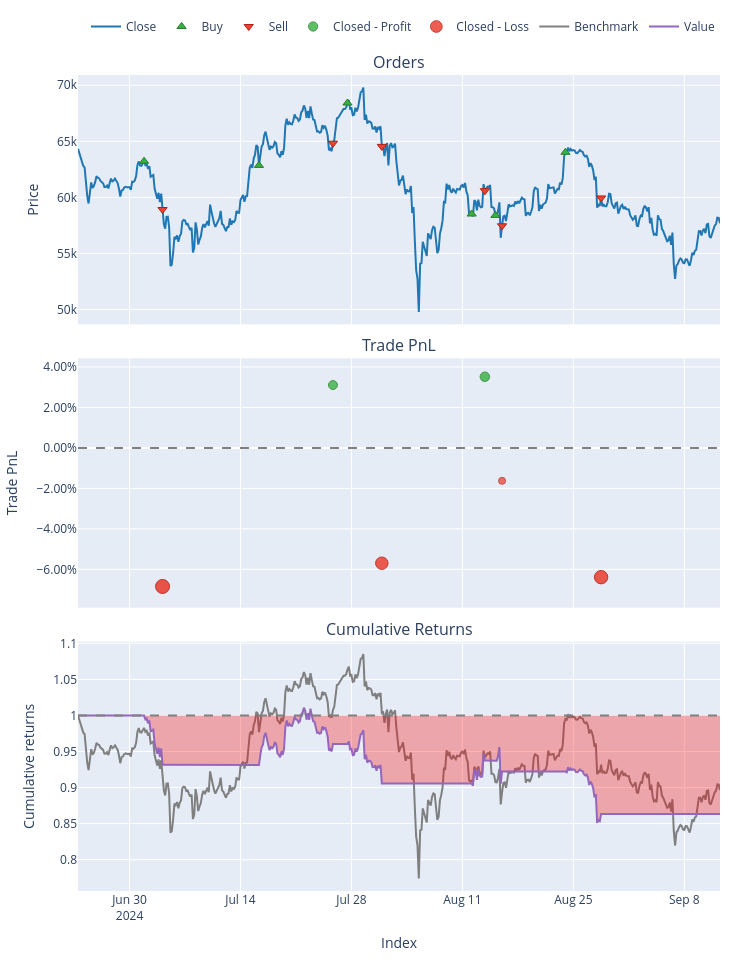
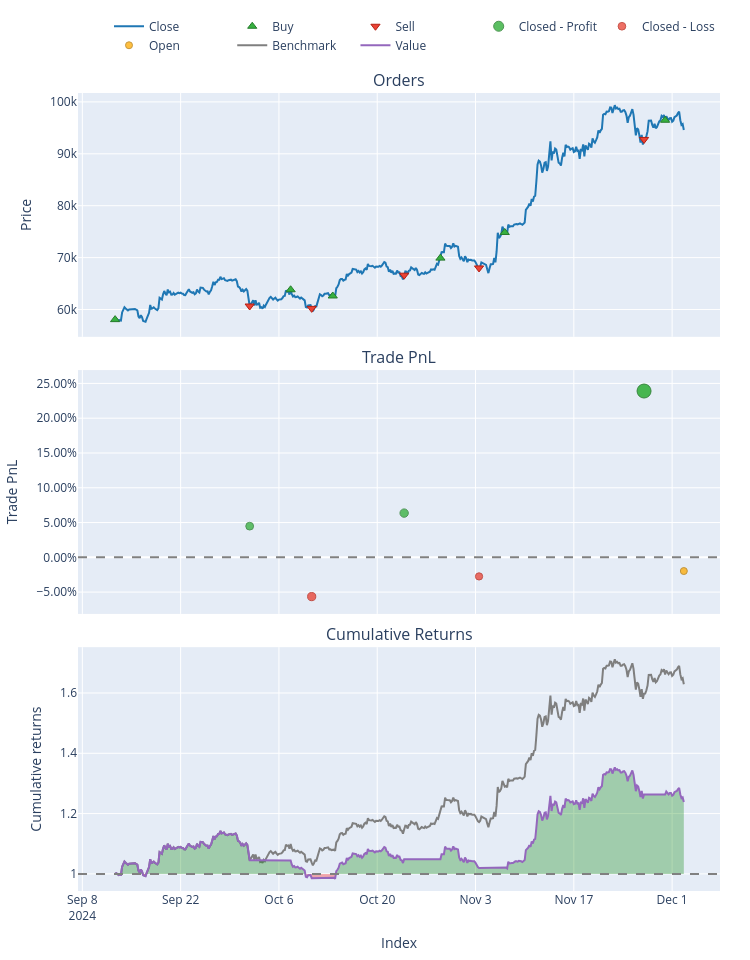
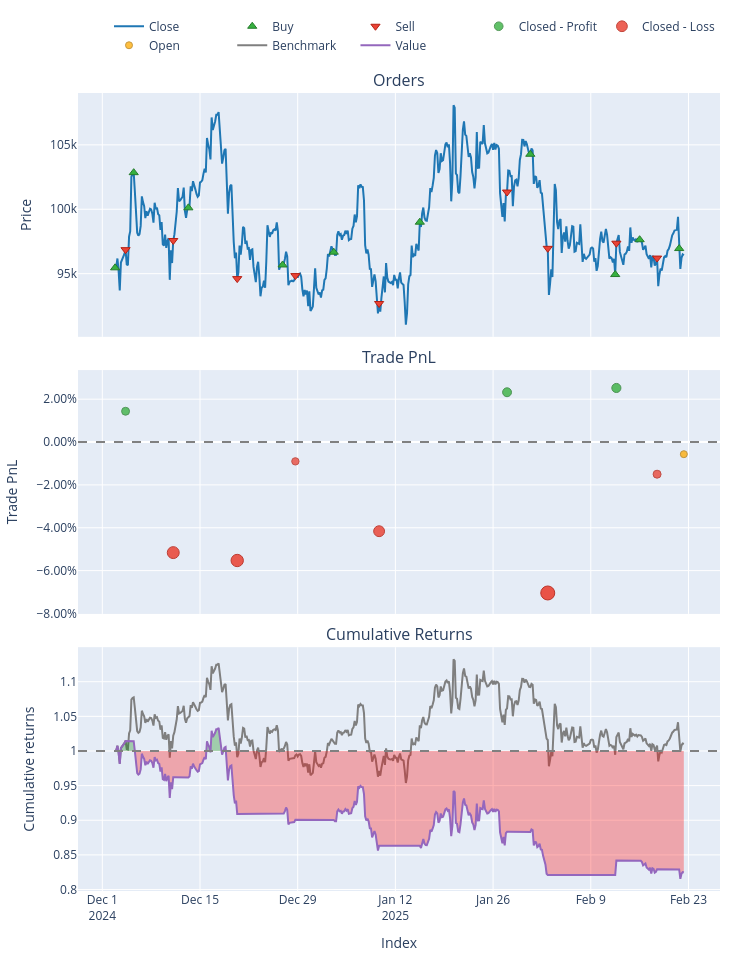

Notebook code cell kept with these figures, in order:
### Markdown cell above
## Part 3: Backtesting & Performance Evaluation

**Objective:**  
Evaluate how well the trained model performs on unseen data, simulating real trades.

**Tasks:**
- Use walk-forward or expanding splits to mimic “live” conditions  
- Convert model predictions to signals ([-1, 0, +1] or buy/sell/hold)  
- Run a simple backtest script or VectorBT for performance metrics  
- Calculate returns, Sharpe ratio, drawdowns, confusion matrix, etc.  
- Visualize results (equity curve, trades, etc.) to judge strategy viability

### Code cell
# THIRD CODE: Final Expanding Walk-Forward with VectorBT
# for a Regime Detection classification approach

import sys
import os
import warnings
from pathlib import Path

# ---------------------------------------------------------------------------
# 1) SET PROJECT ROOT AND UPDATE PATH/WORKING DIRECTORY
# ---------------------------------------------------------------------------
project_root = Path.cwd().parent.parent  # Adjust if your notebook is in notebooks/time_series
sys.path.append(str(project_root))
os.chdir(str(project_root))
warnings.filterwarnings("ignore")

import pandas as pd
import numpy as np
import MetaTrader5 as mt5
import vectorbt as vbt
import joblib

# Our modules
from data.data_loader import get_data_mt5
from features.feature_engineering import add_all_ta_features
from features.labeling_schemes import create_labels_regime_detection  # or define inline


# Sklearn
from sklearn.metrics import accuracy_score

###########################################################
# 1) DATA LOADING & FEATURE ENGINEERING
###########################################################
if not mt5.initialize():
    print("Failed to initialize MT5")
else:
    data = get_data_mt5(symbol="BTCUSD", timeframe=mt5.TIMEFRAME_H4, n_bars=2000, start_pos=0)
    mt5.shutdown()

# 1.1 Add technical features
df = add_all_ta_features(data)

# 1.2 Create regime detection labels
df_lbl = create_labels_regime_detection(df, short_window=20, long_window=50)

# We'll treat 'regime_label' in {-1,0,+1} as a 3-class classification
X = df_lbl.drop(columns=["regime_label", "ma_short", "ma_long"])
y = df_lbl["regime_label"]

# SHIFT from [-1,0,+1] => [0,1,2] for scikit-learn classification
y_shifted = y + 1  # -1->0, 0->1, +1->2

###########################################################
# 2) DEFINING EXPANDING SPLITS
###########################################################
def expanding_walk_forward_splits(X, y, n_splits=3):
    """
    Creates expanding walk-forward folds. For each fold i:
      - Train: [0 : fold_i]
      - Test:  [fold_i : fold_{i+1}]
    The last fold extends to the end.
    """
    n = len(X)
    fold_size = n // (n_splits + 1)
    splits = []
    
    for i in range(n_splits):
        train_end = (i+1) * fold_size
        if i == n_splits - 1:
            test_end = n
        else:
            test_end = (i+2) * fold_size
            if test_end > n:
                test_end = n
        
        X_train_fold = X.iloc[:train_end]
        y_train_fold = y.iloc[:train_end]
        
        X_test_fold = X.iloc[train_end:test_end]
        y_test_fold = y.iloc[train_end:test_end]
        
        splits.append((X_train_fold, y_train_fold, X_test_fold, y_test_fold))
    return splits

folds = expanding_walk_forward_splits(X, y_shifted, n_splits=3)
print(f"Number of folds: {len(folds)}")

###########################################################
# 3) LOAD BEST PIPELINE & RUN EXPANDING WALK-FORWARD
###########################################################
# This pipeline was presumably tuned on SHIFTED classes [0,1,2].
best_pipeline = joblib.load("models/saved_models/best_rf_rd_pipeline.pkl")
print("Loaded best pipeline from 'best_rf_rd_pipeline.pkl'")

fees = 0.0002  # 0.02% transaction cost per trade

fold_results = {}

for i, (X_train_fold, y_train_fold, X_test_fold, y_test_fold) in enumerate(folds, start=1):
    print(f"\n=== Fold {i} ===")
    print(f"Train size: {len(X_train_fold)}, Test size: {len(X_test_fold)}")
    
    # 3.1 Fit the pipeline on SHIFTED labels in this fold's train portion
    best_pipeline.fit(X_train_fold, y_train_fold)
    
    # 3.2 Predict SHIFTED labels on the test portion
    preds_shifted = best_pipeline.predict(X_test_fold)
    
    # 3.3 SHIFT back to [-1,0,+1]
    preds = preds_shifted - 1
    
    # Evaluate accuracy vs. unshifted test labels
    # The test labels are SHIFTED, so let's SHIFT them back
    y_test_fold_unshifted = y_test_fold - 1
    acc = accuracy_score(y_test_fold_unshifted, preds)
    print(f"Fold {i} Accuracy={acc:.2f}")
    
    # Convert predicted classes => signals
    # +1 => buy, -1 => sell, 0 => no position
    signals = preds
    
    # Vectorbt backtest on the test portion
    df_test_fold = df_lbl.loc[X_test_fold.index].copy()
    close_prices = df_test_fold["close"]
    
    if len(signals) < len(close_prices):
        # pad signals if needed
        signals = np.append(signals, [0]*(len(close_prices)-len(signals)))
    signals_s = pd.Series(signals, index=close_prices.index)
    
    pf = vbt.Portfolio.from_signals(
        close_prices,
        entries=signals_s > 0,
        exits=signals_s < 0,
        init_cash=10000,
        freq='4H',
        fees=fees
    )
    
    total_return = pf.total_return()
    sharpe_ratio = pf.sharpe_ratio()
    
    print(f"Fold {i} Return={total_return:.2f}%, Sharpe={sharpe_ratio:.2f}")
    print("\nVectorbt stats for Fold", i)
    print(pf.stats())
    
    # Optional: Plot
    fig = pf.plot()
    fig.show()
    
    # Store results
    fold_results[i] = {
        "Accuracy": acc,
        "TotalReturn": total_return,
        "Sharpe": sharpe_ratio
    }

###########################################################
# 4) PRINT FOLD RESULTS
###########################################################
for i, stats in fold_results.items():
    acc = stats["Accuracy"]
    ret = stats["TotalReturn"]
    sr = stats["Sharpe"]
    print(f"\nFold {i} => ACC={acc:.2f}, Return={ret:.2f}%, Sharpe={sr:.2f}")

### Figure 1 — Plotly figure (JSON) as saved in the notebook; plotly's stock layout.template omitted (floating-point values rounded to 4 significant figures; data arrays with more than 128 entries replaced by an {"elided": "..."} marker saying what was removed)
{"data": [{"legendgroup": "0", "line": {"color": "#1f77b4"}, "name": "Close", "showlegend": true, "type": "scatter", "uid": "e4e7fea5-1611-4a5e-8df6-9e632cb94149", "x": {"elided": "487 str values"}, "xaxis": "x", "y": {"elided": "487 float values"}, "yaxis": "y"}, {"customdata": [[0, 0.1581, 2.0], [2, 0.1482, 1.863], [4, 0.1404, 1.921], [6, 0.1548, 1.811], [8, 0.1605, 1.875], [10, 0.144, 1.844]], "hovertemplate": "Order Id: %{customdata[0]}<br>Timestamp: %{x}<br>Price: %{y}<br>Size: %{customdata[1]:.6f}<br>Fees: %{customdata[2]:.6f}", "legendgroup": "1", "marker": {"color": "#37B13F", "line": {"color": "rgb(38,123,44)", "width": 1}, "size": 8, "symbol": "triangle-up"}, "mode": "markers", "name": "Buy", "type": "scatter", "uid": "b0f1ef19-13c1-497a-bcf6-1ba268caf625", "x": ["2024-07-01T20:00:00", "2024-07-16T08:00:00", "2024-07-27T12:00:00", "2024-08-12T04:00:00", "2024-08-15T04:00:00", "2024-08-24T00:00:00"], "xaxis": "x", "y": [63220.0, 62850.0, 68420.0, 58510.0, 58390.0, 64020.0], "yaxis": "y"}, {"customdata": [[1, 0.1581, 1.863], [3, 0.1482, 1.921], [5, 0.1404, 1.812], [7, 0.1548, 1.876], [9, 0.1605, 1.845], [11, 0.144, 1.727]], "hovertemplate": "Order Id: %{customdata[0]}<br>Timestamp: %{x}<br>Price: %{y}<br>Size: %{customdata[1]:.6f}<br>Fees: %{customdata[2]:.6f}", "legendgroup": "2", "marker": {"color": "#EA4335", "line": {"color": "rgb(181,31,18)", "width": 1}, "size": 8, "symbol": "triangle-down"}, "mode": "markers", "name": "Sell", "type": "scatter", "uid": "adde53fa-f5a7-4fcf-91e3-8d6371aec9f4", "x": ["2024-07-04T04:00:00", "2024-07-25T16:00:00", "2024-07-31T20:00:00", "2024-08-13T20:00:00", "2024-08-16T00:00:00", "2024-08-28T12:00:00"], "xaxis": "x", "y": [58920.0, 64830.0, 64550.0, 60600.0, 57470.0, 59950.0], "yaxis": "y"}, {"customdata": [[1, 1, 289.4, 0.03108], [3, 3, 318.5, 0.03517]], "hovertemplate": "Exit Trade Id: %{customdata[0]}<br>Position Id: %{customdata[1]}<br>Exit Timestamp: %{x}<br>PnL: %{customdata[2]:.6f}<br>Return: %{customdata[3]:.2%}", "legendgroup": "3", "marker": {"color": "#37B13F", "line": {"color": "rgb(38,123,44)", "width": 1}, "opacity": [0.7926, 0.8043], "size": [8.986, 9.535], "symbol": "circle"}, "mode": "markers", "name": "Closed - Profit", "type": "scatter", "uid": "41593ae9-c6c3-4bf8-ac3d-51a7c1b34835", "x": ["2024-07-25T16:00:00", "2024-08-13T20:00:00"], "xaxis": "x2", "y": [0.03108, 0.03517], "yaxis": "y2"}, {"customdata": [[0, 0, -684.5, -0.06847], [2, 2, -547.2, -0.05699], [4, 4, -152.5, -0.01626], [5, 5, -589.2, -0.06389]], "hovertemplate": "Exit Trade Id: %{customdata[0]}<br>Position Id: %{customdata[1]}<br>Exit Timestamp: %{x}<br>PnL: %{customdata[2]:.6f}<br>Return: %{customdata[3]:.2%}", "legendgroup": "4", "marker": {"color": "#EA4335", "line": {"color": "rgb(181,31,18)", "width": 1}, "opacity": [0.9, 0.867, 0.75, 0.8869], "size": [14, 12.46, 7, 13.39], "symbol": "circle"}, "mode": "markers", "name": "Closed - Loss", "type": "scatter", "uid": "9f6e11a4-5d14-401e-b977-d921dad66b7c", "x": ["2024-07-04T04:00:00", "2024-07-31T20:00:00", "2024-08-16T00:00:00", "2024-08-28T12:00:00"], "xaxis": "x2", "y": [-0.06847, -0.05699, -0.01626, -0.06389], "yaxis": "y2"}, {"legendgroup": "5", "line": {"color": "#7f7f7f"}, "name": "Benchmark", "showlegend": true, "type": "scatter", "uid": "1a9bda07-a573-4abb-a2ce-57c0fd88c49c", "x": {"elided": "487 str values"}, "xaxis": "x3", "y": {"elided": "487 float values"}, "yaxis": "y3"}, {"hoverinfo": "skip", "legendgroup": "6", "line": {"color": "rgba(0, 0, 0, 0)", "width": 0}, "opacity": 0, "showlegend": false, "type": "scatter", "uid": "5394b0ba-0a24-4c64-9b52-b123c415b9e2", "x": {"elided": "487 str values"}, "xaxis": "x3", "y": {"elided": "487 int values"}, "yaxis": "y3"}, {"connectgaps": false, "fill": "tonexty", "fillcolor": "rgba(0, 128, 0, 0.3)", "hoverinfo": "skip", "legendgroup": "6", "line": {"color": "rgba(0, 0, 0, 0)", "width": 0}, "opacity": 0, "showlegend": false, "type": "scatter", "uid": "8ec06e98-4ba9-4ee7-8b6d-5c411612a9fd", "x": {"elided": "487 str values"}, "xaxis": "x3", "y": {"elided": "487 float values"}, "yaxis": "y3"}, {"hoverinfo": "skip", "legendgroup": "6", "line": {"color": "rgba(0, 0, 0, 0)", "width": 0}, "opacity": 0, "showlegend": false, "type": "scatter", "uid": "d7574426-a361-4e10-89bb-b09a0f54c286", "x": {"elided": "487 str values"}, "xaxis": "x3", "y": {"elided": "487 int values"}, "yaxis": "y3"}, {"connectgaps": false, "fill": "tonexty", "fillcolor": "rgba(255, 0, 0, 0.3)", "hoverinfo": "skip", "legendgroup": "6", "line": {"color": "rgba(0, 0, 0, 0)", "width": 0}, "opacity": 0, "showlegend": false, "type": "scatter", "uid": "0c7f51f4-4f0f-4d3c-850a-39de59465d9e", "x": {"elided": "487 str values"}, "xaxis": "x3", "y": {"elided": "487 float values"}, "yaxis": "y3"}, {"legendgroup": "7", "line": {"color": "#9467bd"}, "name": "Value", "showlegend": true, "type": "scatter", "uid": "75f83c03-111d-4fbd-9dd0-cf9c3e636953", "x": {"elided": "487 str values"}, "xaxis": "x3", "y": {"elided": "487 float values"}, "yaxis": "y3"}, {"hoverinfo": "skip", "legendgroup": "6", "line": {"color": "rgba(0, 0, 0, 0)", "width": 0}, "opacity": 0, "showlegend": false, "type": "scatter", "uid": "a907501c-edc7-4c9e-ab2c-9c78f830b982", "x": {"elided": "487 str values"}, "xaxis": "x3", "y": {"elided": "487 int values"}, "yaxis": "y3"}], "layout": {"annotations": [{"font": {"size": 16}, "showarrow": false, "text": "Orders", "x": 0.5, "xanchor": "center", "xref": "paper", "y": 1, "yanchor": "bottom", "yref": "paper"}, {"font": {"size": 16}, "showarrow": false, "text": "Trade PnL", "x": 0.5, "xanchor": "center", "xref": "paper", "y": 0.6528, "yanchor": "bottom", "yref": "paper"}, {"font": {"size": 16}, "showarrow": false, "text": "Cumulative Returns", "x": 0.5, "xanchor": "center", "xref": "paper", "y": 0.3056, "yanchor": "bottom", "yref": "paper"}], "height": 960, "legend": {"orientation": "h", "traceorder": "normal", "x": 1, "xanchor": "right", "y": 1.042, "yanchor": "bottom"}, "margin": {"b": 30, "l": 30, "r": 30, "t": 30}, "shapes": [{"line": {"color": "gray", "dash": "dash"}, "type": "line", "x0": 0, "x1": 1, "xref": "paper", "y0": 0, "y1": 0, "yref": "y2"}, {"line": {"color": "gray", "dash": "dash"}, "type": "line", "x0": 0, "x1": 1, "xref": "paper", "y0": 1, "y1": 1, "yref": "y3"}], "showlegend": true, "width": 750, "xaxis": {"anchor": "y", "domain": [0, 1], "matches": "x3", "showticklabels": false}, "xaxis2": {"anchor": "y2", "domain": [0, 1], "matches": "x3", "showticklabels": false}, "xaxis3": {"anchor": "y3", "domain": [0, 1], "title": {"text": "Index"}}, "yaxis": {"anchor": "x", "domain": [0.6944, 1], "title": {"text": "Price"}}, "yaxis2": {"anchor": "x2", "domain": [0.3472, 0.6528], "tickformat": ".2%", "title": {"text": "Trade PnL"}}, "yaxis3": {"anchor": "x3", "domain": [0, 0.3056], "title": {"text": "Cumulative returns"}}}}

### Figure 2 — Plotly figure (JSON) as saved in the notebook; plotly's stock layout.template omitted (floating-point values rounded to 4 significant figures; data arrays with more than 128 entries replaced by an {"elided": "..."} marker saying what was removed)
{"data": [{"legendgroup": "0", "line": {"color": "#1f77b4"}, "name": "Close", "showlegend": true, "type": "scatter", "uid": "81b1c412-871d-4f6e-81d4-5cb191de363d", "x": {"elided": "487 str values"}, "xaxis": "x", "y": {"elided": "487 float values"}, "yaxis": "y"}, {"customdata": [[0, 0.1722, 2.0], [2, 0.1637, 2.089], [4, 0.1574, 1.971], [6, 0.15, 2.096], [8, 0.1362, 2.039], [10, 0.1309, 2.526]], "hovertemplate": "Order Id: %{customdata[0]}<br>Timestamp: %{x}<br>Price: %{y}<br>Size: %{customdata[1]:.6f}<br>Fees: %{customdata[2]:.6f}", "legendgroup": "1", "marker": {"color": "#37B13F", "line": {"color": "rgb(38,123,44)", "width": 1}, "size": 8, "symbol": "triangle-up"}, "mode": "markers", "name": "Buy", "type": "scatter", "uid": "1aa04d61-1505-476f-ab42-eab6d85669e5", "x": ["2024-09-12T16:00:00", "2024-10-07T16:00:00", "2024-10-13T16:00:00", "2024-10-29T00:00:00", "2024-11-07T04:00:00", "2024-11-30T00:00:00"], "xaxis": "x", "y": [58050.0, 63800.0, 62610.0, 69900.0, 74840.0, 96460.0], "yaxis": "y"}, {"customdata": [[1, 0.1722, 2.09], [3, 0.1637, 1.972], [5, 0.1574, 2.097], [7, 0.15, 2.04], [9, 0.1362, 2.527]], "hovertemplate": "Order Id: %{customdata[0]}<br>Timestamp: %{x}<br>Price: %{y}<br>Size: %{customdata[1]:.6f}<br>Fees: %{customdata[2]:.6f}", "legendgroup": "2", "marker": {"color": "#EA4335", "line": {"color": "rgb(181,31,18)", "width": 1}, "size": 8, "symbol": "triangle-down"}, "mode": "markers", "name": "Sell", "type": "scatter", "uid": "bdfccec0-36fa-45ef-9cf4-e5973dee5667", "x": ["2024-10-01T20:00:00", "2024-10-10T16:00:00", "2024-10-23T20:00:00", "2024-11-03T12:00:00", "2024-11-27T00:00:00"], "xaxis": "x", "y": [60680.0, 60220.0, 66610.0, 68010.0, 92770.0], "yaxis": "y"}, {"customdata": [[0, 0, 448.0, 0.04481], [2, 2, 626.5, 0.06357], [4, 4, 2437.0, 0.2391]], "hovertemplate": "Exit Trade Id: %{customdata[0]}<br>Position Id: %{customdata[1]}<br>Exit Timestamp: %{x}<br>PnL: %{customdata[2]:.6f}<br>Return: %{customdata[3]:.2%}", "legendgroup": "3", "marker": {"color": "#37B13F", "line": {"color": "rgb(38,123,44)", "width": 1}, "opacity": [0.7671, 0.78, 0.9], "size": [7.8, 8.399, 14], "symbol": "circle"}, "mode": "markers", "name": "Closed - Profit", "type": "scatter", "uid": "cbf896d1-f514-49e6-9178-deb9cff498e1", "x": ["2024-10-01T20:00:00", "2024-10-23T20:00:00", "2024-11-27T00:00:00"], "xaxis": "x2", "y": [0.04481, 0.06357, 0.2391], "yaxis": "y2"}, {"customdata": [[1, 1, -590.1, -0.05649], [3, 3, -287.7, -0.02745]], "hovertemplate": "Exit Trade Id: %{customdata[0]}<br>Position Id: %{customdata[1]}<br>Exit Timestamp: %{x}<br>PnL: %{customdata[2]:.6f}<br>Return: %{customdata[3]:.2%}", "legendgroup": "4", "marker": {"color": "#EA4335", "line": {"color": "rgb(181,31,18)", "width": 1}, "opacity": [0.7751, 0.7553], "size": [8.173, 7.246], "symbol": "circle"}, "mode": "markers", "name": "Closed - Loss", "type": "scatter", "uid": "a09877d0-20cd-4967-9926-899d3460d961", "x": ["2024-10-10T16:00:00", "2024-11-03T12:00:00"], "xaxis": "x2", "y": [-0.05649, -0.02745], "yaxis": "y2"}, {"customdata": [[5, 5, -249.3, -0.01973]], "hovertemplate": "Exit Trade Id: %{customdata[0]}<br>Position Id: %{customdata[1]}<br>Exit Timestamp: %{x}<br>PnL: %{customdata[2]:.6f}<br>Return: %{customdata[3]:.2%}", "legendgroup": "5", "marker": {"color": "#FFAA00", "line": {"color": "rgb(178,118,0)", "width": 1}, "opacity": [0.75], "size": [7], "symbol": "circle"}, "mode": "markers", "name": "Open", "type": "scatter", "uid": "1732629a-8bfe-47b6-bbf6-389de890326a", "x": ["2024-12-02T16:00:00"], "xaxis": "x2", "y": [-0.01973], "yaxis": "y2"}, {"legendgroup": "6", "line": {"color": "#7f7f7f"}, "name": "Benchmark", "showlegend": true, "type": "scatter", "uid": "7410d4a2-a9c2-43b0-8581-36e7e5c31c4e", "x": {"elided": "487 str values"}, "xaxis": "x3", "y": {"elided": "487 float values"}, "yaxis": "y3"}, {"hoverinfo": "skip", "legendgroup": "7", "line": {"color": "rgba(0, 0, 0, 0)", "width": 0}, "opacity": 0, "showlegend": false, "type": "scatter", "uid": "58ddd57c-a3d6-4529-a5ee-569e124952ec", "x": {"elided": "487 str values"}, "xaxis": "x3", "y": {"elided": "487 int values"}, "yaxis": "y3"}, {"connectgaps": false, "fill": "tonexty", "fillcolor": "rgba(0, 128, 0, 0.3)", "hoverinfo": "skip", "legendgroup": "7", "line": {"color": "rgba(0, 0, 0, 0)", "width": 0}, "opacity": 0, "showlegend": false, "type": "scatter", "uid": "018623f0-cc3a-4fea-b4dc-eee7cb96afaf", "x": {"elided": "487 str values"}, "xaxis": "x3", "y": {"elided": "487 float values"}, "yaxis": "y3"}, {"hoverinfo": "skip", "legendgroup": "7", "line": {"color": "rgba(0, 0, 0, 0)", "width": 0}, "opacity": 0, "showlegend": false, "type": "scatter", "uid": "7d10a64b-4b07-433c-b294-ff461ad50421", "x": {"elided": "487 str values"}, "xaxis": "x3", "y": {"elided": "487 int values"}, "yaxis": "y3"}, {"connectgaps": false, "fill": "tonexty", "fillcolor": "rgba(255, 0, 0, 0.3)", "hoverinfo": "skip", "legendgroup": "7", "line": {"color": "rgba(0, 0, 0, 0)", "width": 0}, "opacity": 0, "showlegend": false, "type": "scatter", "uid": "738ea086-c775-463a-a76c-466640fd4fb6", "x": {"elided": "487 str values"}, "xaxis": "x3", "y": {"elided": "487 float values"}, "yaxis": "y3"}, {"legendgroup": "8", "line": {"color": "#9467bd"}, "name": "Value", "showlegend": true, "type": "scatter", "uid": "1dc7c527-ad0e-4005-8553-5e951d33b972", "x": {"elided": "487 str values"}, "xaxis": "x3", "y": {"elided": "487 float values"}, "yaxis": "y3"}, {"hoverinfo": "skip", "legendgroup": "7", "line": {"color": "rgba(0, 0, 0, 0)", "width": 0}, "opacity": 0, "showlegend": false, "type": "scatter", "uid": "1460fcf8-ec19-4ad7-b24a-e196ac080337", "x": {"elided": "487 str values"}, "xaxis": "x3", "y": {"elided": "487 int values"}, "yaxis": "y3"}], "layout": {"annotations": [{"font": {"size": 16}, "showarrow": false, "text": "Orders", "x": 0.5, "xanchor": "center", "xref": "paper", "y": 1, "yanchor": "bottom", "yref": "paper"}, {"font": {"size": 16}, "showarrow": false, "text": "Trade PnL", "x": 0.5, "xanchor": "center", "xref": "paper", "y": 0.6528, "yanchor": "bottom", "yref": "paper"}, {"font": {"size": 16}, "showarrow": false, "text": "Cumulative Returns", "x": 0.5, "xanchor": "center", "xref": "paper", "y": 0.3056, "yanchor": "bottom", "yref": "paper"}], "height": 960, "legend": {"orientation": "h", "traceorder": "normal", "x": 1, "xanchor": "right", "y": 1.042, "yanchor": "bottom"}, "margin": {"b": 30, "l": 30, "r": 30, "t": 30}, "shapes": [{"line": {"color": "gray", "dash": "dash"}, "type": "line", "x0": 0, "x1": 1, "xref": "paper", "y0": 0, "y1": 0, "yref": "y2"}, {"line": {"color": "gray", "dash": "dash"}, "type": "line", "x0": 0, "x1": 1, "xref": "paper", "y0": 1, "y1": 1, "yref": "y3"}], "showlegend": true, "width": 750, "xaxis": {"anchor": "y", "domain": [0, 1], "matches": "x3", "showticklabels": false}, "xaxis2": {"anchor": "y2", "domain": [0, 1], "matches": "x3", "showticklabels": false}, "xaxis3": {"anchor": "y3", "domain": [0, 1], "title": {"text": "Index"}}, "yaxis": {"anchor": "x", "domain": [0.6944, 1], "title": {"text": "Price"}}, "yaxis2": {"anchor": "x2", "domain": [0.3472, 0.6528], "tickformat": ".2%", "title": {"text": "Trade PnL"}}, "yaxis3": {"anchor": "x3", "domain": [0, 0.3056], "title": {"text": "Cumulative returns"}}}}

### Figure 3 — Plotly figure (JSON) as saved in the notebook; plotly's stock layout.template omitted (floating-point values rounded to 4 significant figures; data arrays with more than 128 entries replaced by an {"elided": "..."} marker saying what was removed)
{"data": [{"legendgroup": "0", "line": {"color": "#1f77b4"}, "name": "Close", "showlegend": true, "type": "scatter", "uid": "fefb5d8c-e248-4e9e-858d-6e46f7bb3a17", "x": {"elided": "490 str values"}, "xaxis": "x", "y": {"elided": "490 float values"}, "yaxis": "y"}, {"customdata": [[0, 0.1047, 2.0], [2, 0.09861, 2.028], [4, 0.09608, 1.924], [6, 0.09498, 1.817], [8, 0.09315, 1.801], [10, 0.08718, 1.726], [12, 0.08469, 1.766], [14, 0.08647, 1.642], [16, 0.0862, 1.683], [18, 0.08551, 1.658]], "hovertemplate": "Order Id: %{customdata[0]}<br>Timestamp: %{x}<br>Price: %{y}<br>Size: %{customdata[1]:.6f}<br>Fees: %{customdata[2]:.6f}", "legendgroup": "1", "marker": {"color": "#37B13F", "line": {"color": "rgb(38,123,44)", "width": 1}, "size": 8, "symbol": "triangle-up"}, "mode": "markers", "name": "Buy", "type": "scatter", "uid": "2ef693c1-0d0f-40ea-adea-67d3f48dee50", "x": ["2024-12-02T20:00:00", "2024-12-05T12:00:00", "2024-12-13T08:00:00", "2024-12-26T20:00:00", "2025-01-03T04:00:00", "2025-01-15T12:00:00", "2025-01-31T08:00:00", "2025-02-12T12:00:00", "2025-02-16T00:00:00", "2025-02-21T16:00:00"], "xaxis": "x", "y": [95450.0, 102800.0, 100100.0, 95670.0, 96670.0, 99000.0, 104300.0, 94930.0, 97640.0, 96950.0], "yaxis": "y"}, {"customdata": [[1, 0.1047, 2.029], [3, 0.09861, 1.924], [5, 0.09608, 1.818], [7, 0.09498, 1.802], [9, 0.09315, 1.727], [11, 0.08718, 1.767], [13, 0.08469, 1.642], [15, 0.08647, 1.684], [17, 0.0862, 1.659]], "hovertemplate": "Order Id: %{customdata[0]}<br>Timestamp: %{x}<br>Price: %{y}<br>Size: %{customdata[1]:.6f}<br>Fees: %{customdata[2]:.6f}", "legendgroup": "2", "marker": {"color": "#EA4335", "line": {"color": "rgb(181,31,18)", "width": 1}, "size": 8, "symbol": "triangle-down"}, "mode": "markers", "name": "Sell", "type": "scatter", "uid": "c461a769-9be9-479d-9e2d-2b23b80f91de", "x": ["2024-12-04T08:00:00", "2024-12-11T04:00:00", "2024-12-20T08:00:00", "2024-12-28T16:00:00", "2025-01-09T16:00:00", "2025-01-28T00:00:00", "2025-02-02T20:00:00", "2025-02-12T16:00:00", "2025-02-18T12:00:00"], "xaxis": "x", "y": [96860.0, 97570.0, 94620.0, 94850.0, 92680.0, 101300.0, 96970.0, 97370.0, 96210.0], "yaxis": "y"}, {"customdata": [[0, 0, 143.6, 0.01436], [5, 5, 200.5, 0.02324], [7, 7, 207.1, 0.02523]], "hovertemplate": "Exit Trade Id: %{customdata[0]}<br>Position Id: %{customdata[1]}<br>Exit Timestamp: %{x}<br>PnL: %{customdata[2]:.6f}<br>Return: %{customdata[3]:.2%}", "legendgroup": "3", "marker": {"color": "#37B13F", "line": {"color": "rgb(38,123,44)", "width": 1}, "opacity": [0.7702, 0.7907, 0.7953], "size": [7.941, 8.9, 9.116], "symbol": "circle"}, "mode": "markers", "name": "Closed - Profit", "type": "scatter", "uid": "f5969593-5543-4e76-8919-4270470ebd71", "x": ["2024-12-04T08:00:00", "2025-01-28T00:00:00", "2025-02-12T16:00:00"], "xaxis": "x2", "y": [0.01436, 0.02324, 0.02523], "yaxis": "y2"}, {"customdata": [[1, 1, -523.2, -0.05159], [2, 2, -531.7, -0.05527], [3, 3, -81.88, -0.009011], [4, 4, -374.6, -0.0416], [6, 6, -622.0, -0.07043], [8, 8, -126.3, -0.015]], "hovertemplate": "Exit Trade Id: %{customdata[0]}<br>Position Id: %{customdata[1]}<br>Exit Timestamp: %{x}<br>PnL: %{customdata[2]:.6f}<br>Return: %{customdata[3]:.2%}", "legendgroup": "4", "marker": {"color": "#EA4335", "line": {"color": "rgb(181,31,18)", "width": 1}, "opacity": [0.8564, 0.8649, 0.7578, 0.8332, 0.9, 0.7716], "size": [11.96, 12.36, 7.362, 10.88, 14, 8.01], "symbol": "circle"}, "mode": "markers", "name": "Closed - Loss", "type": "scatter", "uid": "01658795-b797-45ec-8be1-6132eadec663", "x": ["2024-12-11T04:00:00", "2024-12-20T08:00:00", "2024-12-28T16:00:00", "2025-01-09T16:00:00", "2025-02-02T20:00:00", "2025-02-18T12:00:00"], "xaxis": "x2", "y": [-0.05159, -0.05527, -0.009011, -0.0416, -0.07043, -0.015], "yaxis": "y2"}, {"customdata": [[9, 9, -46.9, -0.005658]], "hovertemplate": "Exit Trade Id: %{customdata[0]}<br>Position Id: %{customdata[1]}<br>Exit Timestamp: %{x}<br>PnL: %{customdata[2]:.6f}<br>Return: %{customdata[3]:.2%}", "legendgroup": "5", "marker": {"color": "#FFAA00", "line": {"color": "rgb(178,118,0)", "width": 1}, "opacity": [0.75], "size": [7], "symbol": "circle"}, "mode": "markers", "name": "Open", "type": "scatter", "uid": "f49931cc-cd1e-47c3-8728-3ed332d363a8", "x": ["2025-02-22T08:00:00"], "xaxis": "x2", "y": [-0.005658], "yaxis": "y2"}, {"legendgroup": "6", "line": {"color": "#7f7f7f"}, "name": "Benchmark", "showlegend": true, "type": "scatter", "uid": "fc9b6f25-4761-4790-ba6f-04051f564c8f", "x": {"elided": "490 str values"}, "xaxis": "x3", "y": {"elided": "490 float values"}, "yaxis": "y3"}, {"hoverinfo": "skip", "legendgroup": "7", "line": {"color": "rgba(0, 0, 0, 0)", "width": 0}, "opacity": 0, "showlegend": false, "type": "scatter", "uid": "e73b047b-282c-467b-b04a-f3bf8662512d", "x": {"elided": "490 str values"}, "xaxis": "x3", "y": {"elided": "490 int values"}, "yaxis": "y3"}, {"connectgaps": false, "fill": "tonexty", "fillcolor": "rgba(0, 128, 0, 0.3)", "hoverinfo": "skip", "legendgroup": "7", "line": {"color": "rgba(0, 0, 0, 0)", "width": 0}, "opacity": 0, "showlegend": false, "type": "scatter", "uid": "17e3cb72-36cc-41c4-8e48-7f34d6403137", "x": {"elided": "490 str values"}, "xaxis": "x3", "y": {"elided": "490 float values"}, "yaxis": "y3"}, {"hoverinfo": "skip", "legendgroup": "7", "line": {"color": "rgba(0, 0, 0, 0)", "width": 0}, "opacity": 0, "showlegend": false, "type": "scatter", "uid": "96518388-b2ba-4ee3-8beb-0114286261c7", "x": {"elided": "490 str values"}, "xaxis": "x3", "y": {"elided": "490 int values"}, "yaxis": "y3"}, {"connectgaps": false, "fill": "tonexty", "fillcolor": "rgba(255, 0, 0, 0.3)", "hoverinfo": "skip", "legendgroup": "7", "line": {"color": "rgba(0, 0, 0, 0)", "width": 0}, "opacity": 0, "showlegend": false, "type": "scatter", "uid": "ebc54ada-3a02-426c-b642-07a7543b3d0b", "x": {"elided": "490 str values"}, "xaxis": "x3", "y": {"elided": "490 float values"}, "yaxis": "y3"}, {"legendgroup": "8", "line": {"color": "#9467bd"}, "name": "Value", "showlegend": true, "type": "scatter", "uid": "524a2229-6736-46ca-9489-90cc415017d9", "x": {"elided": "490 str values"}, "xaxis": "x3", "y": {"elided": "490 float values"}, "yaxis": "y3"}, {"hoverinfo": "skip", "legendgroup": "7", "line": {"color": "rgba(0, 0, 0, 0)", "width": 0}, "opacity": 0, "showlegend": false, "type": "scatter", "uid": "df2cbaaf-7e91-4354-a276-2f264977b8bf", "x": {"elided": "490 str values"}, "xaxis": "x3", "y": {"elided": "490 int values"}, "yaxis": "y3"}], "layout": {"annotations": [{"font": {"size": 16}, "showarrow": false, "text": "Orders", "x": 0.5, "xanchor": "center", "xref": "paper", "y": 1, "yanchor": "bottom", "yref": "paper"}, {"font": {"size": 16}, "showarrow": false, "text": "Trade PnL", "x": 0.5, "xanchor": "center", "xref": "paper", "y": 0.6528, "yanchor": "bottom", "yref": "paper"}, {"font": {"size": 16}, "showarrow": false, "text": "Cumulative Returns", "x": 0.5, "xanchor": "center", "xref": "paper", "y": 0.3056, "yanchor": "bottom", "yref": "paper"}], "height": 960, "legend": {"orientation": "h", "traceorder": "normal", "x": 1, "xanchor": "right", "y": 1.042, "yanchor": "bottom"}, "margin": {"b": 30, "l": 30, "r": 30, "t": 30}, "shapes": [{"line": {"color": "gray", "dash": "dash"}, "type": "line", "x0": 0, "x1": 1, "xref": "paper", "y0": 0, "y1": 0, "yref": "y2"}, {"line": {"color": "gray", "dash": "dash"}, "type": "line", "x0": 0, "x1": 1, "xref": "paper", "y0": 1, "y1": 1, "yref": "y3"}], "showlegend": true, "width": 750, "xaxis": {"anchor": "y", "domain": [0, 1], "matches": "x3", "showticklabels": false}, "xaxis2": {"anchor": "y2", "domain": [0, 1], "matches": "x3", "showticklabels": false}, "xaxis3": {"anchor": "y3", "domain": [0, 1], "title": {"text": "Index"}}, "yaxis": {"anchor": "x", "domain": [0.6944, 1], "title": {"text": "Price"}}, "yaxis2": {"anchor": "x2", "domain": [0.3472, 0.6528], "tickformat": ".2%", "title": {"text": "Trade PnL"}}, "yaxis3": {"anchor": "x3", "domain": [0, 0.3056], "title": {"text": "Cumulative returns"}}}}
